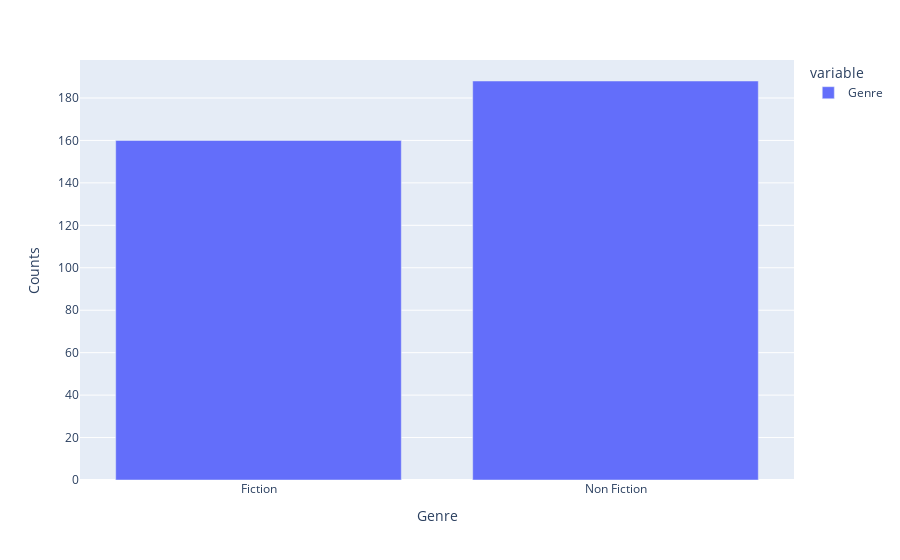

Write notebook code for a chart like this one.
### Code cell
genre_counts = df_books.groupby('Genre')['Genre'].count()
px.bar(genre_counts, labels={'index': 'Genre', 'value': 'Counts'})

### Figure 1 — Plotly figure (JSON) as saved in the notebook; plotly's stock layout.template omitted (floating-point values rounded to 4 significant figures)
{"data": [{"alignmentgroup": "True", "hovertemplate": "variable=Genre<br>Genre=%{x}<br>Counts=%{y}<extra></extra>", "legendgroup": "Genre", "marker": {"color": "#636efa", "pattern": {"shape": ""}}, "name": "Genre", "offsetgroup": "Genre", "orientation": "v", "showlegend": true, "textposition": "auto", "type": "bar", "x": ["Fiction", "Non Fiction"], "xaxis": "x", "y": [160, 188], "yaxis": "y"}], "layout": {"barmode": "relative", "legend": {"title": {"text": "variable"}, "tracegroupgap": 0}, "margin": {"t": 60}, "xaxis": {"anchor": "y", "domain": [0, 1], "title": {"text": "Genre"}}, "yaxis": {"anchor": "x", "domain": [0, 1], "title": {"text": "Counts"}}}}
